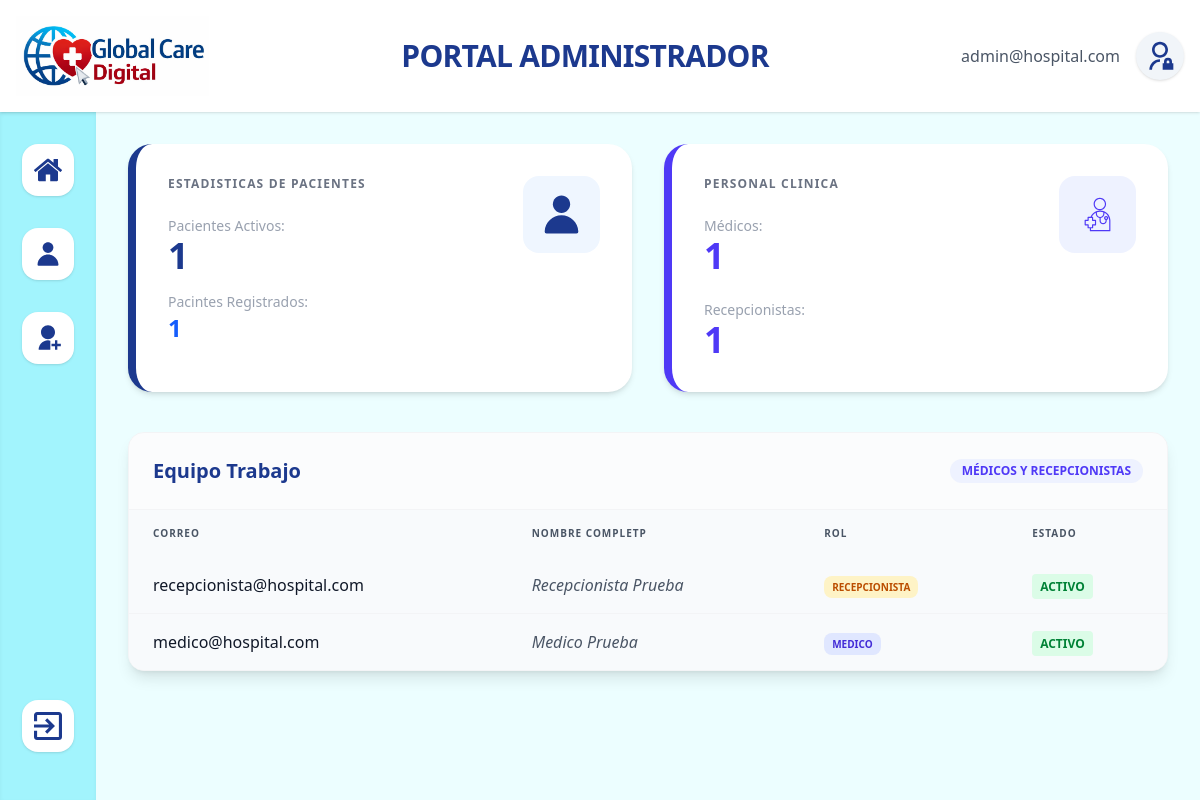
Page /vistas/dashboard_admin.php (signed in) on the committed database.
### tables this page shows
CREATE TABLE `usuarios` (
  `id` int(11) NOT NULL,
  `email` varchar(100) NOT NULL,
  `password` varchar(255) NOT NULL,
  `cambio_pass` tinyint(1) DEFAULT 1,
  `id_rol` int(11) DEFAULT NULL,
  `fecha_creacion` timestamp NOT NULL DEFAULT current_timestamp(),
  `intentos_fallidos` int(11) DEFAULT 0,
  `ultimo_fallo` datetime DEFAULT NULL,
  `estado` enum('activo','inactivo') DEFAULT NULL
);

CREATE TABLE `perfiles_empleados` (
  `id` int(11) NOT NULL,
  `id_usuario` int(11) NOT NULL,
  `nombre` varchar(100) NOT NULL,
  `apellidos` varchar(100) NOT NULL,
  `telefono` varchar(20) DEFAULT NULL,
  `id_especialidad` int(11) DEFAULT NULL
);

CREATE TABLE `roles` (
  `id` int(11) NOT NULL,
  `nombre_rol` varchar(50) NOT NULL
);

### Vistas/dashboard_admin.php (the view, shortened to what this page needs)
<?php
require_once '../config/db.php';
$consulta = $pdo->query("SELECT COUNT(*) FROM pacientes");
$total_pacientes = $consulta->fetchColumn();
$stmt_activos = $pdo->query("SELECT COUNT(*) FROM pacientes WHERE estado = 'activo'");
$pacientes_activos = $stmt_activos->fetchColumn();
$total_medicos = $pdo->query("SELECT COUNT(*) FROM usuarios WHERE id_rol = 2")->fetchColumn();
$total_recep = $pdo->query("SELECT COUNT(*) FROM usuarios WHERE id_rol=3")->fetchColumn();
$stmt_personal = $pdo->query("SELECT u.id, u.email, p.nombre, p.apellidos, r.nombre_rol, u.estado
                                    FROM usuarios u
                                    JOIN roles r ON u.id_rol = r.id
                                    LEFT JOIN perfiles_empleados p ON u.id = p.id_usuario
                                    WHERE u.id_rol IN (2, 3)
                                    ORDER BY u.id_rol DESC");
$lista_personal = $stmt_personal->fetchAll();
?>
<!DOCTYPE html>
<html lang="es">
    <head>
        <script src="https://cdn.jsdelivr.net/npm/@tailwindcss/browser@4"></script>
    </head>
    <body>
        <div class= "min-h-screen w-screen bg-[oklch(98.4%_0.019_200.873)] flex flex-col">
            <?php include '../components/headerA.php'; ?>
            <div class="flex flex-1 overflow-hidden">
                <?php include '../components/sidebarA.php'; ?>
                <main class="flex-1 p-8 overflow-y-auto">
                <section class="grid grid-cols-1 lg:grid-cols-2 gap-8 mb-10">
                    <div class="bg-white shadow-md rounded-3xl p-8 border-l-8 border-blue-900 relative overflow-hidden">
                        <div class="flex justify-between items-start z-10 relative">
                            <div>
                                <h2 class="text-gray-500 font-bold uppercase text-xs tracking-widest">Estadisticas de Pacientes</h2>
                                <div class="mt-6">
                                    <p class="text-gray-400 text-sm">Pacientes Activos:</p>
                                    <p class="text-4xl font-black text-blue-900"><?php echo $pacientes_activos; ?></p>
                                </div>
                                <div class="mt-4">
                                    <p class="text-gray-400 text-sm">Pacintes Registrados:</p>
                                    <p class="text-2xl font-bold text-blue-600"><?php echo $total_pacientes; ?></p>
                                </div>
                            </div>
                            <div class="bg-blue-50 p-4 rounded-2xl">
                                <svg width="45" height="45" class="fill-current text-blue-900">
                                    <use href="../assets/sprite.svg?v=2#icon-user"></use>
                                </svg>
                            </div>
                        </div>
                    </div>
                    <div class="bg-white shadow-md rounded-3xl p-8 border-l-8 border-indigo-600">
                        <div class="flex justify-between items-start z-10 relative">
                            <div>
                                <h2 class="text-gray-500 font-bold uppercase text-xs tracking-widest">Personal Clinica</h2>
                                <div class="mt-6">
                                    <p class="text-gray-400 text-sm">Médicos:</p>
                                    <p class="text-4xl font-black text-indigo-600"><?php echo $total_medicos; ?></p>
                                </div>
                                <div class="mt-6">
                                    <p class="text-gray-400 text-sm">Recepcionistas:</p>
                                    <p class="text-4xl font-black text-indigo-600"><?php echo $total_recep; ?></p>
                                </div>
                            </div>
                            <div class="bg-indigo-50 p-4 rounded-2xl">
                                <svg width="45" height="45" class="fill-current text-indigo-600">
                                    <use href="../assets/sprite.svg?v=2#icon-doctor"></use>
                                </svg>
                            </div>
                        </div>
                    </div>
                </section>
                <div class="bg-white shadow-lg rounded-2xl overflow-hidden border border-gray-100 mb-8">
                    <div class="p-6 border-b border-gray-100 bg-slate-50/50 flex justify-between items-center">
                        <h2 class="text-xl font-bold text-blue-900">Equipo Trabajo</h2>
                        <span class="text-xs font-black uppercase text-indigo-600 bg-indigo-50 px-3 py-1 rounded-full">Médicos y Recepcionistas</span>
                    </div>
                    <div class="overflow-x-auto">
                        <table class="w-full text-left">
                            <thead>
                                <tr class="bg-slate-50 text-gray-600 uppercase text-[10px] font-black tracking-widest">
                                    <th class="px-6 py-4">Correo</th>
                                    <th class="px-6 py-4">Nombre Completp</th>
                                    <th class="px-6 py-4">Rol</th>
                                    <th class="px-6 py-4">Estado</th>
                                </tr>
                            </thead>
                            <tbody class="divide-y divide-gray-100">
                                <?php foreach ($lista_personal as $empleado): ?>
                                    <tr class="hover: bg-slate-50 transition-colors">
                                        <td class="px-6 py-4 font-medium text-gray-900"><?php echo htmlspecialchars($empleado['email']); ?></td>
                                        <td class="px-6 py-4 text-gray-600 italic">
                                            <?php echo htmlspecialchars(($empleado['nombre']) . " " . ($empleado ['apellidos'] ?? '')); ?>
                                        </td>
                                        <td class="px-6 py-4">
                                            <span class="px-2 py-1 rounded-lg text-[10px] font-bold uppercase <?php echo $empleado['nombre_rol'] == 'Medico' ?  'bg-indigo-100 text-indigo-700' : 'bg-amber-100 text-amber-700'; ?>">
                                                <?php echo htmlspecialchars($empleado['nombre_rol']); ?>
                                            </span>
                                        </td>
                                        <td class="px-6 py-4">
                                            <?php
                                            $estadoEmp = $empleado['estado'] ?? 'Activo';
                                            $claseEstado = ($estadoEmp == 'activo') ? 'bg-green-100 text-green-700' : 'bg-red-100 text-red-700';
                                            ?>
                                            <span class="px-2 py-1 rounded text-xs font-bold uppercase <?php echo $claseEstado; ?>">
                                                <?php echo $estadoEmp; ?>
                                            </span>
                                        </td>
                                    </tr>
                                <?php endforeach; ?>
                            </tbody>
                        </table>
                    </div>
                </div>
            </main>
        </div>
    </body>
</html>

### rows in the picture
usuarios: email "recepcionista@hospital.com", perfiles_empleados.nombre+apellidos "Recepcionista Prueba", id_rol.nombre_rol "RECEPCIONISTA", estado "ACTIVO"
usuarios: email "medico@hospital.com", perfiles_empleados.nombre+apellidos "Medico Prueba", id_rol.nombre_rol "MEDICO", estado "ACTIVO"

### other values in the picture
$_SESSION['email'] "admin@hospital.com"
$pacientes_activos "1"
$total_pacientes "1"
$total_medicos "1"
$total_recep "1"
